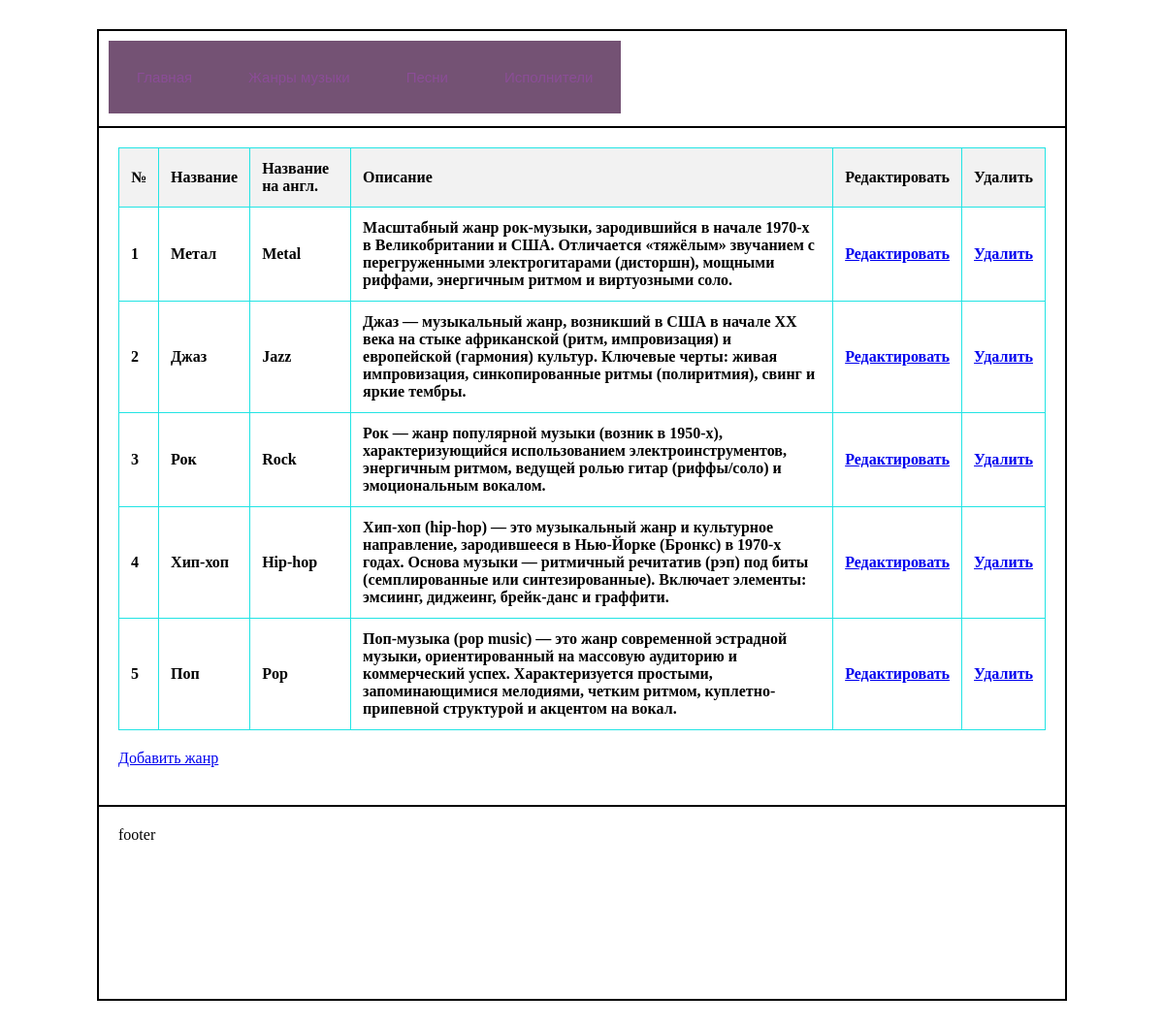
The page /genres/ on the database its author committed.
### main/models.py (models this page shows, shortened)
class Genres(models.Model):
    name_ru = models.CharField(max_length = 200, unique = True)
    name_en = models.CharField(max_length = 200)
    description = models.CharField(max_length = 400)

### main/views.py (the view)
# urls.py: path('genres/', views.genres),
def genres (request):
    genres1 = Genres.objects.all()
    return render (request, 'genres.html', {'genres1': genres1})

### main/templates/genres.html (shortened to what this page needs)
{% extends "base.html" %}
{% block content %}
<table>
    <thead>
        <tr>
            <th>№</th>
            <th>Название</th>
            <th>Название на англ.</th>
            <th>Описание</th>
            <th>Редактировать</th>
            <th>Удалить</th>
        </tr>
    </thead>
    <tbody>
        {% for g in genres1 %}
        <tr>
            <td>{{g.id}}</td>
            <td>{{g.name_ru}}</td>
            <td>{{g.name_en}}</td>
            <td>{{g.description}}</td>
        <td><a href="/edit/{{g.id}}">Редактировать</a></td>
        <td><a href="/delete/{{g.id}}">Удалить</a></td>
        </tr>
        {% endfor %}
    </tbody>
</table>
<a href="/add_genre">Добавить жанр</a>
{% endblock content %}

### main/static/styles3.css (style rules this page uses)
* { box-sizing: border-box; }
table { width: 100%; border-collapse: collapse; margin-bottom: 20px; }
table th, table td { border: 1px solid #22e4e4; padding: 12px; text-align: left; vertical-align: middle; color: #000; font-weight: 600; }
table th { background-color: #f2f2f2; color: #000; font-weight: 700; }

### rows shown on the page
Genres: id "1", name_ru "Метал", name_en "Metal", description "Масштабный жанр рок-музыки, зародившийся в начале 1970-х в Великобритании и США. Отличается «тяжёлым» звучанием с перегруженными электрогитарами (дисторшн), мощными риффами, энергичным ритмом и виртуозными соло."
Genres: id "2", name_ru "Джаз", name_en "Jazz", description "Джаз — музыкальный жанр, возникший в США в начале XX века на стыке африканской (ритм, импровизация) и европейской (гармония) культур. Ключевые черты: живая импровизация, синкопированные ритмы (полиритмия), свинг и яркие тембры."
Genres: id "3", name_ru "Рок", name_en "Rock", description "Рок — жанр популярной музыки (возник в 1950-х), характеризующийся использованием электроинструментов, энергичным ритмом, ведущей ролью гитар (риффы/соло) и эмоциональным вокалом."
Genres: id "4", name_ru "Хип-хоп", name_en "Hip-hop", description "Хип-хоп (hip-hop) — это музыкальный жанр и культурное направление, зародившееся в Нью-Йорке (Бронкс) в 1970-х годах. Основа музыки — ритмичный речитатив (рэп) под биты (семплированные или синтезированные). Включает элементы: эмсиинг, диджеинг, брейк-данс и граффити."
Genres: id "5", name_ru "Поп", name_en "Pop", description "Поп-музыка (pop music) — это жанр современной эстрадной музыки, ориентированный на массовую аудиторию и коммерческий успех. Характеризуется простыми, запоминающимися мелодиями, четким ритмом, куплетно-припевной структурой и акцентом на вокал."
